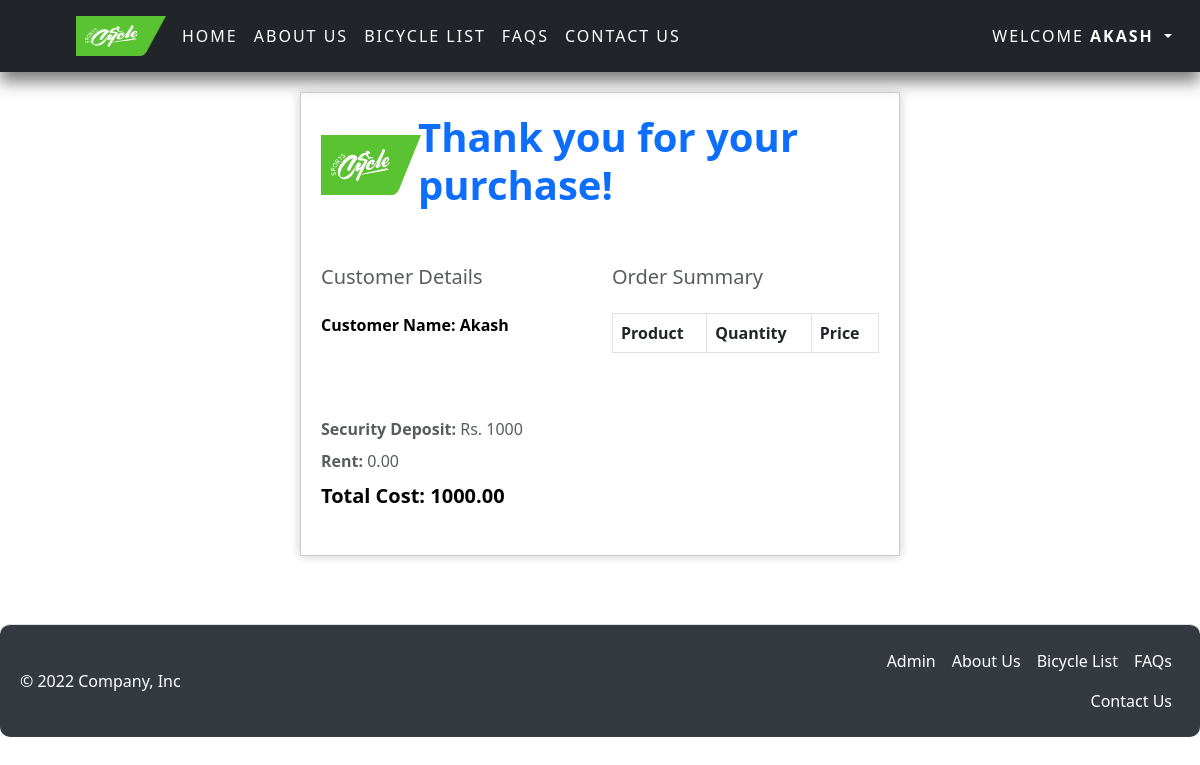
The page /invoice/ (signed in) on the database as committed earlier.
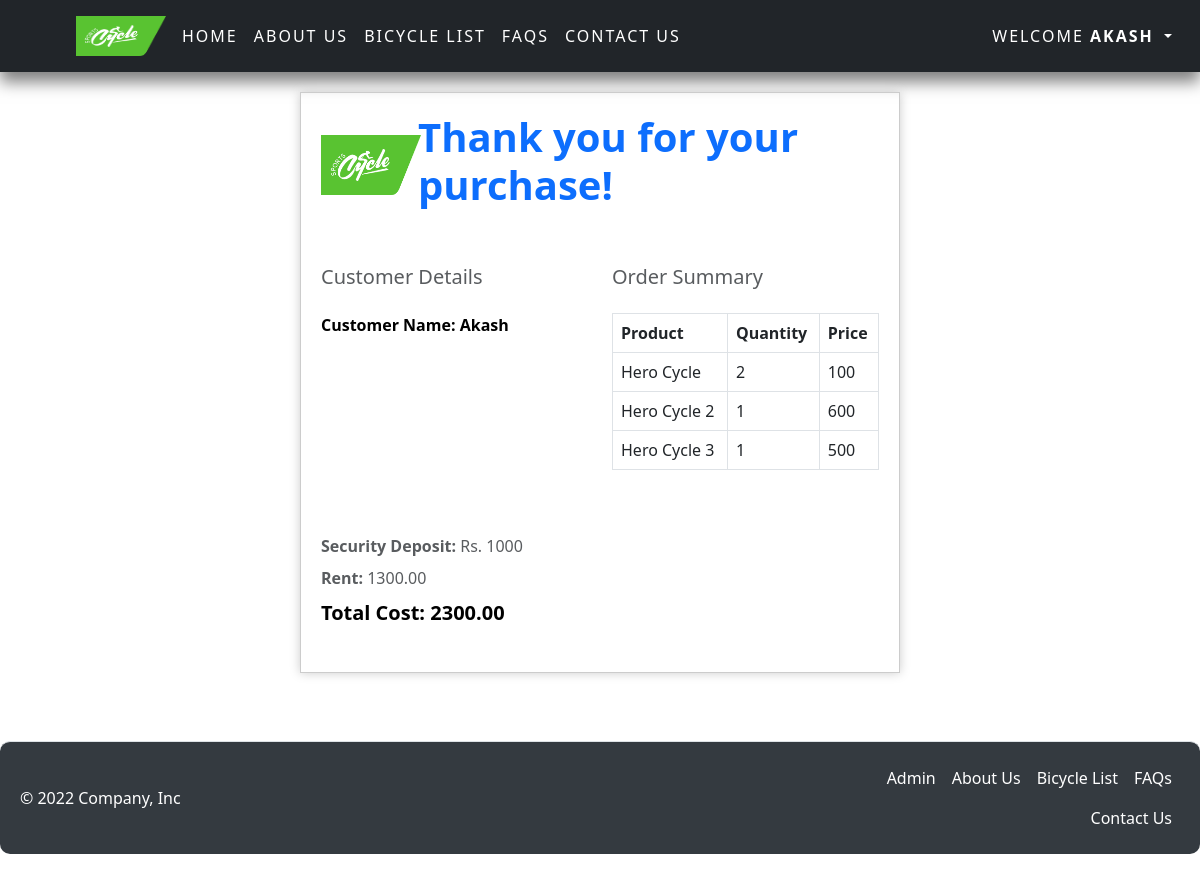
The same page on the database as committed later.
### app1/models.py (models this page shows, shortened)
class CartItem(models.Model):
    cart = models.ForeignKey(Cart, on_delete=models.CASCADE)
    product = models.ForeignKey(Product, on_delete=models.CASCADE)
    quantity = models.PositiveIntegerField(default=1)
    price = models.DecimalField(max_digits=10, decimal_places=2, default=0)
    image = models.ImageField(upload_to='images/', null=True, blank=True)

class Product(models.Model):
    product_id = models.AutoField(primary_key=True)
    slug = models.SlugField(unique=True, null=True, blank=True)
    product_name = models.CharField(max_length=50)
    product_price = models.IntegerField()
    product_quantity = models.IntegerField()
    image = models.ImageField(upload_to="media")

### app1/views.py (the view)
# urls.py: path('invoice/', views.invoice, name='inovice'),
def invoice(request):
    cart_items = CartItem.objects.filter(cart__user=request.user)
    total_price = sum(item.product.product_price *
                      item.quantity for item in cart_items)
    total_price = Decimal(total_price).quantize(Decimal('.01'))
    total_price_security = calculate_total_price(cart_items) + 1000
    context = {
        'total_price': total_price,
        'total_price_security': total_price_security,
        'items': cart_items,
    }
    return render(request, 'invoice.html', context)

### app1/views.py (called while the page is built)
def calculate_total_price(cart_items):
    total_price = sum(item.product.product_price *
                      item.quantity for item in cart_items)
    total_price = Decimal(total_price).quantize(Decimal('.01'))
    return total_price

### templates/invoice.html (shortened to what this page needs)
<head>
 </head>
{% extends 'base.html' %}
{% block content %}
{% load static %}
<link rel="stylesheet" href="{% static 'css/invoice.css' %}">
<section class="pb-4">
  <div class="custom-container">
    <div class="row align-items-center mb-5">
      <div class="col-md-2">
        <img
          src="/media/logo.jpg"
          alt="Logo"
          width="100"
          height="60"
          class="me-2"
        />
      </div>
      <div class="col-md-10">
        <h1 class="fw-bold text-primary">Thank you for your purchase!</h1>
      </div>
    </div>
    <div class="row">
      <div class="col-md-6">
        <h2 class="fs-5 text-muted mb-4">Customer Details</h2>
        <ul class="list-unstyled mb-0">
          <li class="text-black mb-2">
            <b> Customer Name: {{ request.user|title }} </b>
          </li>
        </ul>
      </div>
      <div class="col-md-6">
        <h2 class="fs-5 text-muted mb-4">Order Summary</h2>
        <div class="table-responsive">
          <table class="table table-bordered">
            <thead>
              <tr>
                <th>Product</th>
                <th>Quantity</th>
                <th>Price</th>
              </tr>
            </thead>
            <tbody>
              {% for item in items %}
              <tr>
                <td>{{ item.product.product_name }}</td>
                <td>{{ item.quantity }}</td>
                <td>{{ item.product.product_price }}</td>
              </tr>
              {% endfor %}
            </tbody>
          </table>
        </div>
      </div>
    </div>
    <div class="row mt-5">
      <div class="col-md-6">
        <ul class="list-unstyled">
          <li class="text-muted mb-2"><b>Security Deposit:</b> Rs. 1000</li>
          <li class="text-muted mb-2"><b>Rent:</b> {{ total_price }}</li>
          <li class="text-black mb-2">
            <div class="fs-5 text-black mb-4">
              <b>Total Cost: {{ total_price_security}}</b>
            </div>
          </li>
        </ul>
      </div>
    </div>
  </div>
</section>
{% endblock %}

Rows that differ between the two databases and show on the page:
added CartItem: product.product_name "Hero Cycle", quantity "2", product.product_price "100"
added CartItem: product.product_name "Hero Cycle 2", quantity "1", product.product_price "600"
added CartItem: product.product_name "Hero Cycle 3", quantity "1", product.product_price "500"
Other text that changed with them:
{{ total_price }}: "0.00" → "1300.00"
{{ total_price_security }}: "1000.00" → "2300.00"
